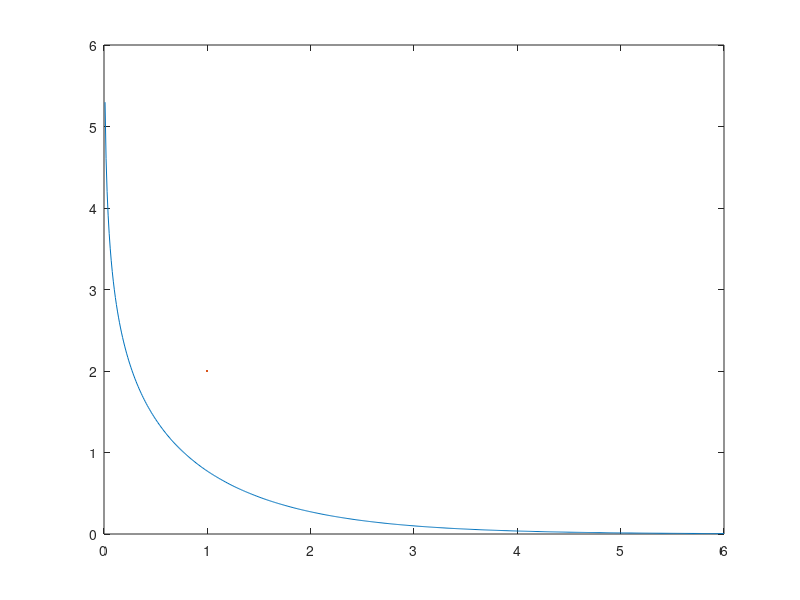

Here is the MATLAB script that generated this plot: (Note: this script raises an error after producing the figure.)
%% Author: Njini Nathan Fofeyin %%
x = 0:0.01:6;
y = log ((exp(x) + 1)./(exp(x) - 1));

plot( x, y, LineWidth=2);
xlabel("$ x $", Interpreter="latex",FontSize=14)
ylabel("$\phi (x)$", Interpreter="latex", FontSize=14, Rotation=0)
hold on;
plot(x,x, LineStyle="--", Color="#800080");
gtext("45°")
hold off;
grid;
